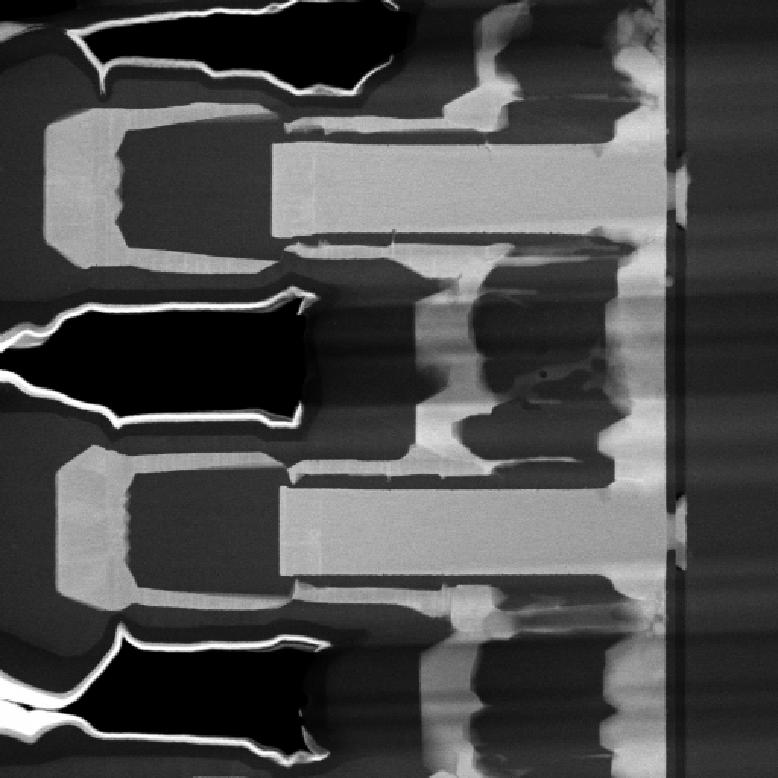
#> input picture figures/overview_100K-binned.jpg, 778 x 778 px
$ python median.py
#> lines starting #> are read from the running program, lines starting #| are printed output that depends on the picture; after the words box and inside, x2 and y2 are one past the last pixel; in counts of white or black regions, pixels touching at a corner belong together
import pathlib
rootdir = pathlib.Path(__file__).parent
import numpy as np
import matplotlib.pyplot as plt
from skimage.transform import downscale_local_mean
from skimage.filters import median
from scipy.ndimage import convolve

from skimage.io import imread, imsave
input = imread(rootdir / "overview_100K-binned.jpg", as_gray=True)
#> input is the input picture: shape (778, 778) float64; min 0, max 1, mean 0.296
input = downscale_local_mean(input, (4, 4))
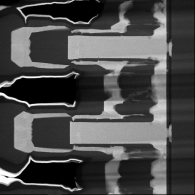
#> input: shape (195, 195) float64; min 0, max 1, mean 0.295
input *= 2


def arb_smooth_kernel(size: int):
    idxs = np.arange(size) - size // 2
    xx, yy = np.meshgrid(idxs, idxs)
    kernel = np.sqrt(xx ** 2 + yy ** 2)
    kernel *= -1
    kernel -= kernel.min()
    kernel += 1
    return kernel / kernel.sum()


def Smooth(image, window: int):
    k = arb_smooth_kernel(window)
    return (
        convolve(image, k, mode='reflect')
    )


h, w = input.shape
#> h = 195; w = 195

num = 1000
random_x = np.random.randint(0, w, size=num)
random_y = np.random.randint(0, h, size=num)

input[random_y, random_x] += 1.
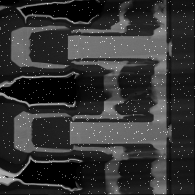
#> input: shape (195, 195) float64; min 0, max 2.99, mean 0.616; drawn with min black and max white

random_x = np.random.randint(0, w, size=num)
random_y = np.random.randint(0, h, size=num)
input[random_y, random_x] = 0.
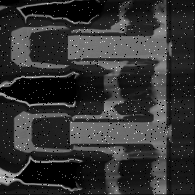
#> input: shape (195, 195) float64; 2.38% of pixels changed, all inside (x1, y1, x2, y2) = (0, 0, 195, 195); drawn with min black and max white

input -= input.min()
input /= input.max()

plt.figure()
plt.imshow(input, cmap="gray")
plt.figure()
plt.imshow(Smooth(input, 3), cmap="gray")
#> in Smooth, `return ( convolve(image, k, mode='reflect') )`:
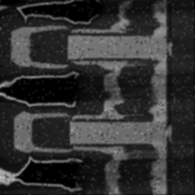
#> returned value: shape (195, 195) float64; min 0, max 0.772, mean 0.2
plt.figure()
plt.imshow(median(input), cmap="gray")
plt.show()
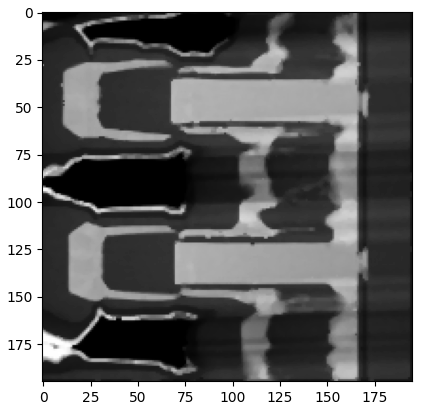
#> figure drawn by matplotlib, 1 panel

$ run again, with figures/2226_Rollei_IR_D23_1.jpg copied over figures/overview_100K-binned.jpg
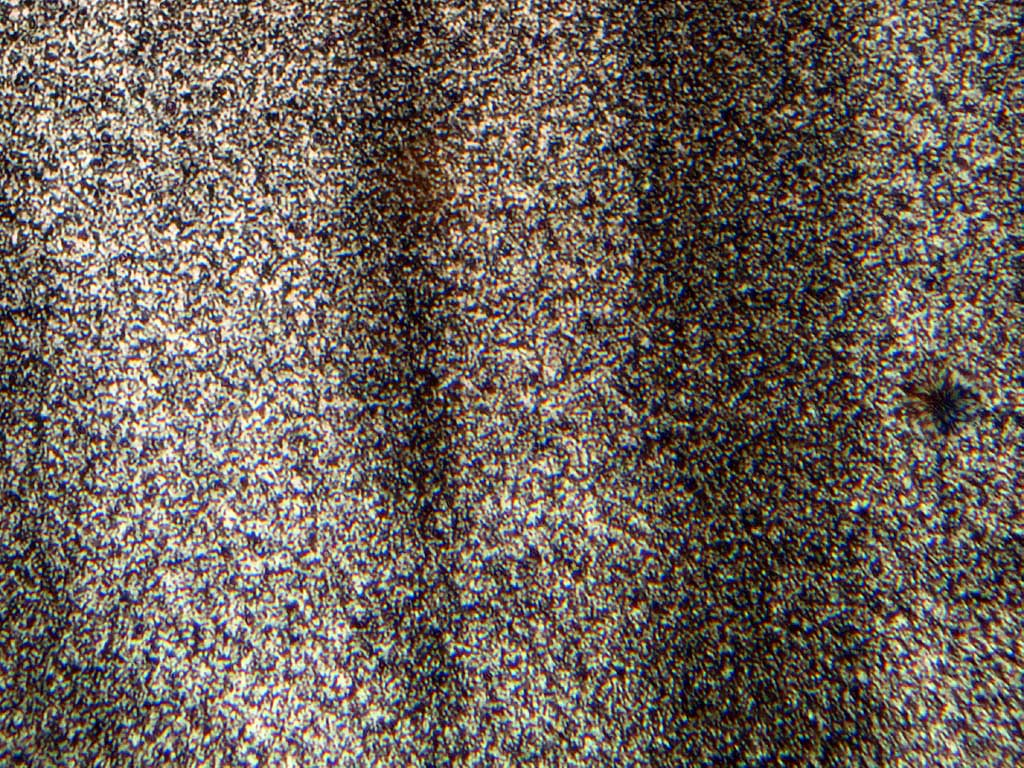
#> input picture figures/2226_Rollei_IR_D23_1.jpg, 1024 x 768 px
#> `input[random_y, random_x] = 0.`:
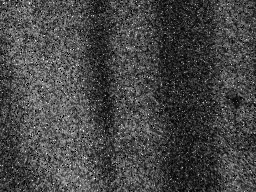
#> input: shape (192, 256) float64; min 0, max 2.83, mean 0.786; drawn with min black and max white
#> `plt.show()`:
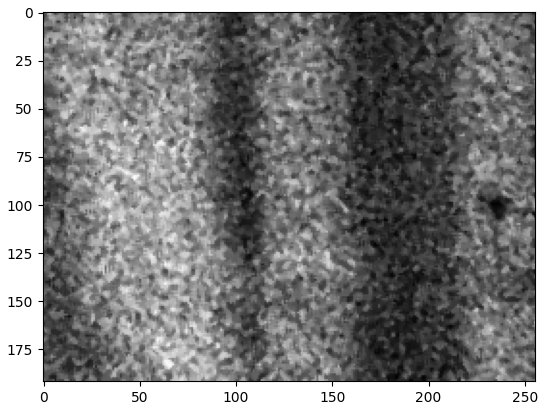
#> figure drawn by matplotlib, 1 panel

$ run again, with figures/me.jpg copied over figures/overview_100K-binned.jpg
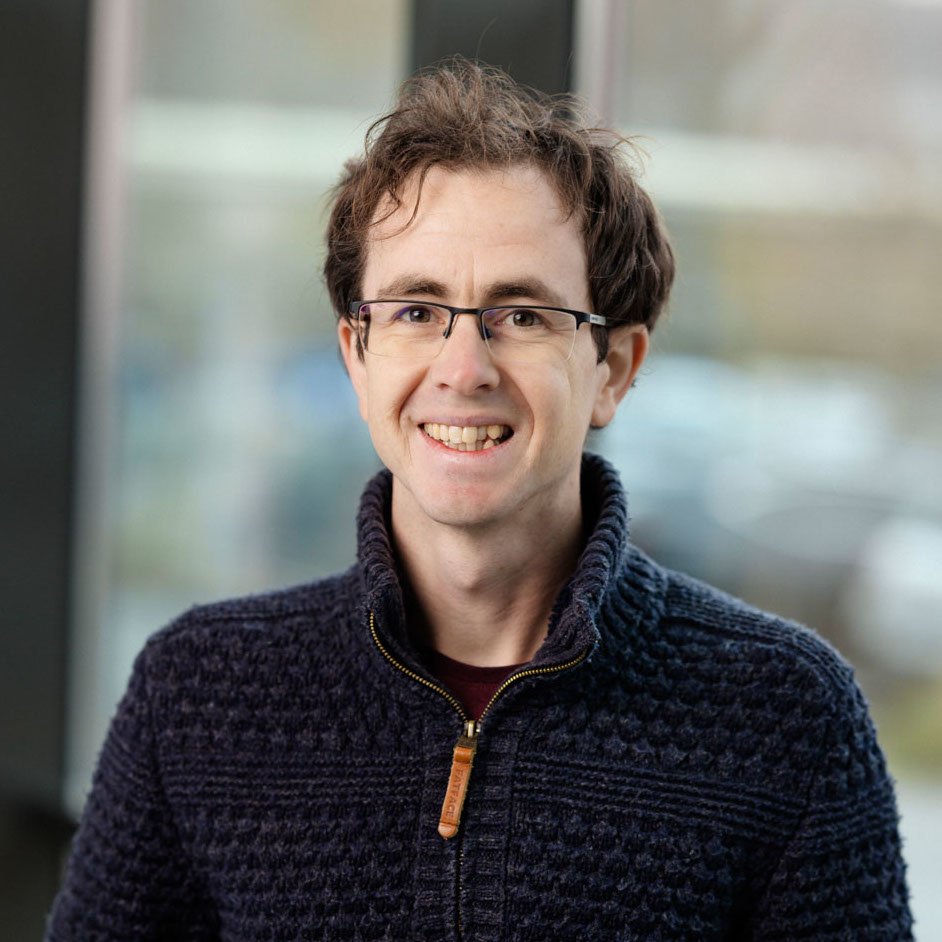
#> input picture figures/me.jpg, 942 x 942 px
#> `input[random_y, random_x] = 0.`:
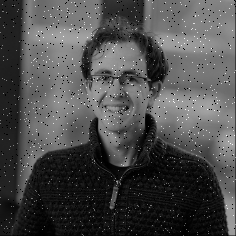
#> input: shape (236, 236) float64; min 0, max 2.79, mean 0.83; drawn with min black and max white
#> `plt.show()`:
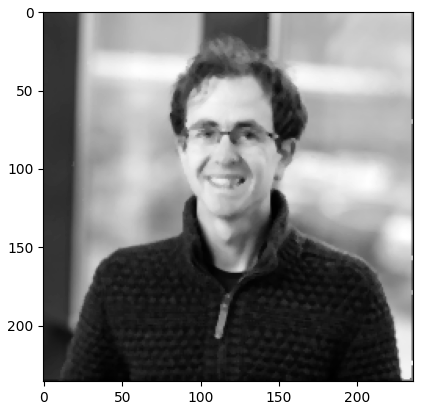
#> figure drawn by matplotlib, 1 panel
